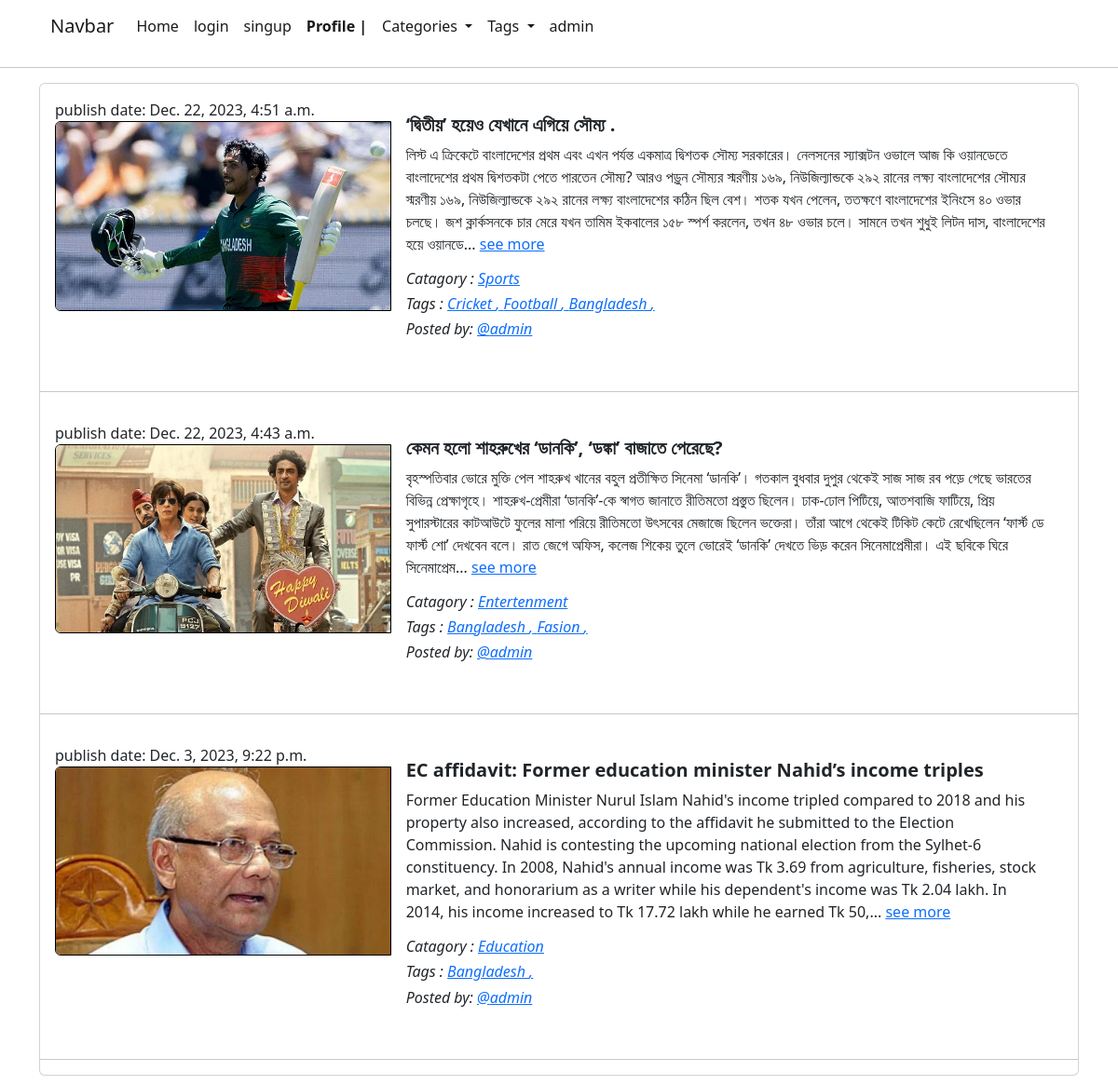
Screenshot of /blogs_by_tags/bangladesh/ with the database file from the repository.
### App_Blog/models.py (models this page shows, shortened)
class Blog(models.Model):
    author = models.ForeignKey(
        User, related_name='post_author', on_delete=models.CASCADE)
    catagori_name = models.ForeignKey(
        Catagory, related_name='catagori_blog', on_delete=models.CASCADE, blank=True, null=True)
    blog_title = models.CharField(max_length=1000)
    tags = models.ManyToManyField(Tag,blank=True, related_name='tag_blogs')
    slug = AutoSlugField(populate_from='blog_title', unique=True)
    blog_content = models.TextField(blank=True, null=True)
    blog_image = models.ImageField(
        upload_to='Uploaded/Blog_App/Blog_Posts_Image')
    publish_date = models.DateTimeField(auto_now_add=True)
    updated_at = models.DateTimeField(auto_now=True)
    def __str__(self):
        return f'{self.blog_title} , Author: {str(self.author)}'
    class Meta:
        ordering = ['-publish_date']
        verbose_name = 'Blog'
        verbose_name_plural = 'Blogs'

class Catagory(models.Model):
    name = models.CharField(max_length=50, blank=True, null=True)
    slug = models.SlugField(blank=True, null=True)
    def __str__(self):
        return self.name
    class Meta:
        verbose_name = 'Catagory'
        verbose_name_plural = 'Catagories'

class Tag(models.Model):
    name = models.CharField(max_length=50, blank=True, null=True)
    slug = models.SlugField(blank=True, null=True)

### App_Blog/views.py (the view)
# urls.py: path('blogs_by_tags/<slug:slug>/', views.blogs_by_tags, name='blogs_by_tags'),
def blogs_by_tags(request, slug):
    tag = Tag.objects.get(slug=slug)
    blogs = Blog.objects.filter(tags=tag)
    print(blogs)
    context = {
        'tags': tag,
        'blogs': blogs,
    }
    return render(request, 'App_Blog/blogs_by_tags.html', context)

### App_Blog/context_processors.py (called while the page is built)
def get_all_categories(request):
    categories = Catagory.objects.all().order_by('name')
    return {'all_categories': categories}

def get_all_tags(request):
    tags = Tag.objects.all().order_by('name')
    return {'all_tags': tags}

### App_Blog/templatetags/custom_tags.py (called while the page is built)
def letter_range(value):
    return value[0:500]+ '...'

### templates/App_Blog/blogs_by_tags.html (shortened to what this page needs)
{% extends "Base/base.html" %}
{% load custom_tags %}
{% block content %}
<div class="card mb-3">
    {% if blogs.all.count > 0 %}
    {% for i in blogs %}
    <div class="row g-0 p-3">
      <div class="col-md-4">
        publish date: {{i.publish_date}}
        <img src="{{i.blog_image.url}}" style="border: 1px solid black;" class="img-fluid rounded-start" alt="...">
      </div>
      <div class="col-md-8">
        <div class="card-body">
          <h5 class="card-title"> <b>{{i.blog_title}}</b></h5>
          <p class="card-text">{{i.blog_content|range_filter}} <a href="{% url 'blogdetails' i.slug %}">see more</a></p>
          <h6> <i> Catagory : <a href="#">{{i.catagori_name}}</a></i></h6>
          {% if i.tags.all.count > 0 %}
          <h6><i>Tags : {% for tag in i.tags.all %}<a href="#"> {{tag.name}} ,</a>{% endfor %}</i></h6>
          {% else %}
          <h6><i>Tags : <a href="#">None</a></i></h6>
          {% endif %}
          <h6> <i> Posted by: <a href="#">@{{i.author}}</a></i></h6>
        </div>
      </div>
    </div>
    <hr>
    {% endfor %}
    {% else %}
   <center>
<h1>No Blog Found</h1>
   </center>
    {% endif %}
  </div>
{% endblock content %}

### rows the page displays
Blog: publish_date "Dec. 22, 2023, 4:51 a.m.", blog_image (picture), blog_title "‘দ্বিতীয়’ হয়েও যেখানে এগিয়ে সৌম্য .", blog_content|range_filter "লিস্ট এ ক্রিকেটে বাংলাদেশের প্রথম এবং এখন পর্যন্ত একমাত্র দ্বিশতক সৌম্য সরকারের। নেলসনের স্যাক্সটন ওভালে আজ কি ওয়ানডেতে বাংলাদেশের প্রথম দ্বিশতকটা পেতে পারতেন সৌম্য? আরও পড়ুন সৌম্যর স্মরণীয় ১৬৯, নিউজিল্যান্ডকে ২৯২ রানের লক্ষ্য বাংলাদেশের সৌম্যর স্মরণীয় ১৬৯, নিউজিল্যান্ডকে ২৯২ রানের লক্ষ্য বাংলাদেশের কঠিন ছিল বেশ। শতক যখন পেলেন, ততক্ষণে বাংলাদেশের ইনিংসে ৪০ ওভার চলছে। জশ ক্লার্কসনকে চার মেরে যখন তামিম ইকবালের ১৫৮ স্পর্শ করলেন, তখন ৪৮ ওভার চলে। সামনে তখন শুধুই লিটন দাস, বাংলাদেশের হয়ে ওয়ানডে...", catagori_name "Sports", author "admin"
Tag: name "Cricket"
Tag: name "Football"
Tag: name "Bangladesh"
Blog: publish_date "Dec. 22, 2023, 4:43 a.m.", blog_image (picture), blog_title "কেমন হলো শাহরুখের ‘ডানকি’, ‘ডঙ্কা’ বাজাতে পেরেছে?", blog_content|range_filter "বৃহস্পতিবার ভোরে মুক্তি পেল শাহরুখ খানের বহুল প্রতীক্ষিত সিনেমা ‘ডানকি’। গতকাল বুধবার দুপুর থেকেই সাজ সাজ রব পড়ে গেছে ভারতের বিভিন্ন প্রেক্ষাগৃহে। শাহরুখ-প্রেমীরা ‘ডানকি’-কে স্বাগত জানাতে রীতিমতো প্রস্তুত ছিলেন। ঢাক-ঢোল পিটিয়ে, আতশবাজি ফাটিয়ে, প্রিয় সুপারস্টারের কাটআউটে ফুলের মালা পরিয়ে রীতিমতো উৎসবের মেজাজে ছিলেন ভক্তেরা। তাঁরা আগে থেকেই টিকিট কেটে রেখেছিলেন ‘ফার্স্ট ডে ফার্স্ট শো’ দেখবেন বলে। রাত জেগে অফিস, কলেজ শিকেয় তুলে ভোরেই ‘ডানকি’ দেখতে ভিড় করেন সিনেমাপ্রেমীরা। এই ছবিকে ঘিরে সিনেমাপ্রেম...", catagori_name "Entertenment", author "admin"
Tag: name "Fasion"
Blog: publish_date "Dec. 3, 2023, 9:22 p.m.", blog_image (picture), blog_title "EC affidavit: Former education minister Nahid’s income triples", blog_content|range_filter "Former Education Minister Nurul Islam Nahid's income tripled compared to 2018 and his property also increased, according to the affidavit he submitted to the Election Commission. Nahid is contesting the upcoming national election from the Sylhet-6 constituency. In 2008, Nahid's annual income was Tk 3.69 from agriculture, fisheries, stock market, and honorarium as a writer while his dependent's income was Tk 2.04 lakh. In 2014, his income increased to Tk 17.72 lakh while he earned Tk 50,...", catagori_name "Education", author "admin"
